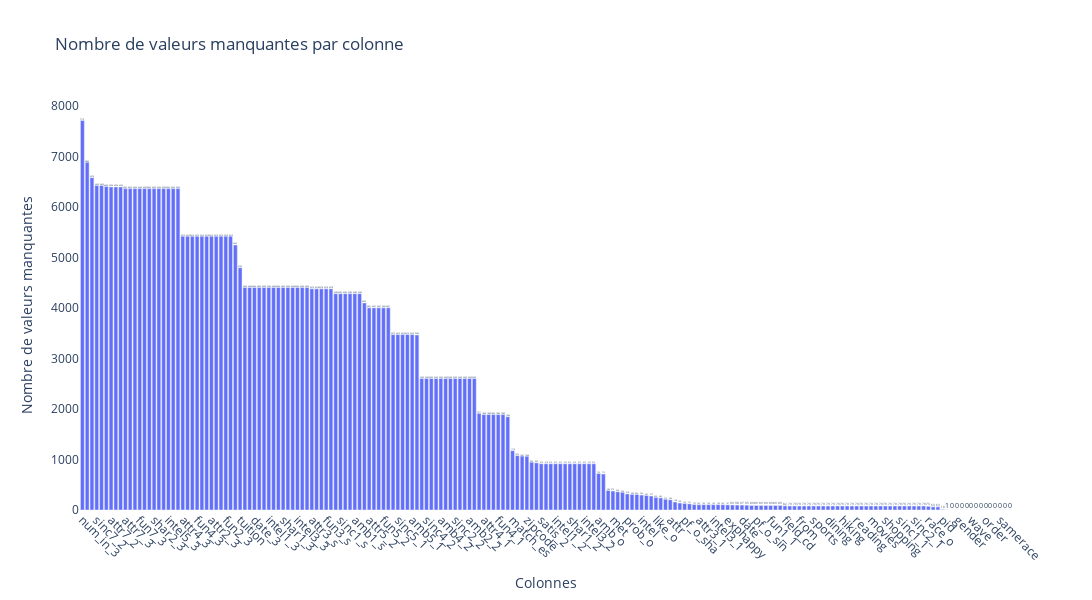

The code cell stored with this chart in its notebook:
### Code cell
# Graph pour cvoir les valeurs manquantes par colonnes (permet d'avoir les noms des colonnes pour suppression)

# Calculer le nombre de valeurs manquantes par colonne
missing_values = df.isnull().sum()

# Convertir les valeurs manquantes en DataFrame pour Plotly
missing_df = missing_values.reset_index()
missing_df.columns = ['Column', 'Missing Values']

# Créer un graphique à barres avec Plotly
fig = px.bar(missing_df, x='Column', y='Missing Values', text='Missing Values',
             title='Nombre de valeurs manquantes par colonne')

# Ajuster l'apparence
fig.update_layout(xaxis_title='Colonnes',
                  yaxis_title='Nombre de valeurs manquantes',
                  xaxis={'categoryorder':'total descending'},
                  plot_bgcolor='white',
                  font=dict(size=12),
                  width=3000,  # Largeur en pixels
                  height=600)  # Hauteur en pixels

# Ajuster les étiquettes pour qu'elles soient toujours lisibles
fig.update_traces(texttemplate='%{text}', textposition='outside')
fig.update_xaxes(tickangle=45, tickfont=dict(size=12))

# Afficher le graphique
fig.show()

### Figure 1 — Plotly figure (JSON) as saved in the notebook; plotly's stock layout.template omitted (floating-point values rounded to 4 significant figures; data arrays with more than 128 entries replaced by an {"elided": "..."} marker saying what was removed)
{"data": [{"alignmentgroup": "True", "hovertemplate": "Column=%{x}<br>Missing Values=%{text}<extra></extra>", "legendgroup": "", "marker": {"color": "#636efa", "pattern": {"shape": ""}}, "name": "", "offsetgroup": "", "orientation": "v", "showlegend": false, "text": {"elided": "195 int values"}, "textposition": "outside", "texttemplate": "%{text}", "type": "bar", "x": {"elided": "195 str values"}, "xaxis": "x", "y": {"elided": "195 int values"}, "yaxis": "y"}], "layout": {"barmode": "relative", "font": {"size": 12}, "height": 600, "legend": {"tracegroupgap": 0}, "plot_bgcolor": "white", "title": {"text": "Nombre de valeurs manquantes par colonne"}, "width": 3000, "xaxis": {"anchor": "y", "categoryorder": "total descending", "domain": [0, 1], "tickangle": 45, "tickfont": {"size": 12}, "title": {"text": "Colonnes"}}, "yaxis": {"anchor": "x", "domain": [0, 1], "title": {"text": "Nombre de valeurs manquantes"}}}}
